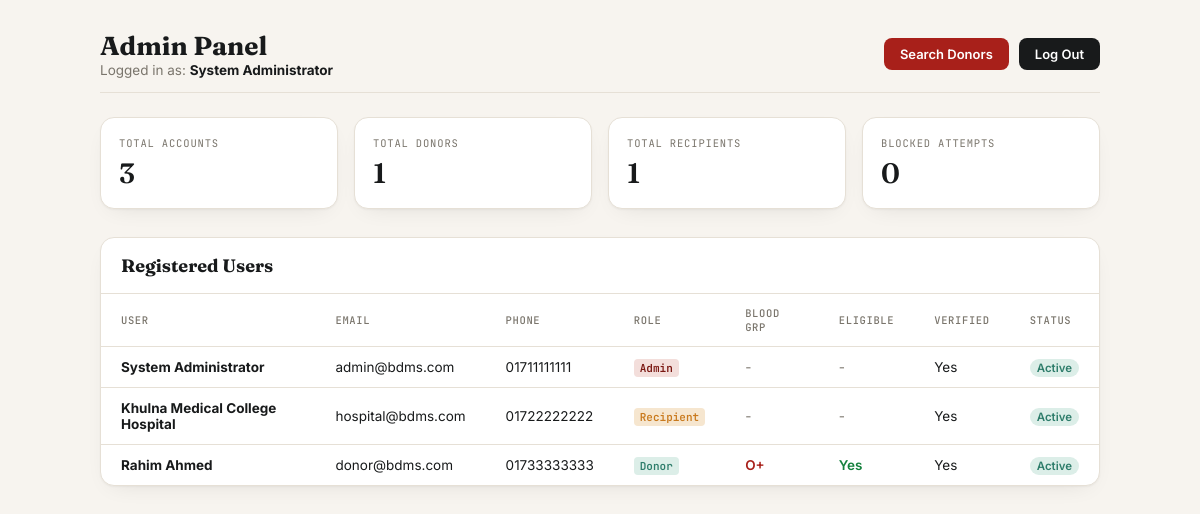
/admin-dashboard.php (signed in), run on the app's committed database.
### tables this page shows
CREATE TABLE IF NOT EXISTS `users` (
  `id` INT AUTO_INCREMENT PRIMARY KEY,
  `full_name` VARCHAR(100) NOT NULL,
  `email` VARCHAR(150) UNIQUE NOT NULL,
  `phone` VARCHAR(20) UNIQUE NOT NULL,
  `password_hash` VARCHAR(255) NOT NULL,
  `role` ENUM('donor', 'recipient', 'admin') DEFAULT 'donor',
  `blood_type` ENUM('A+', 'A-', 'B+', 'B-', 'AB+', 'AB-', 'O+', 'O-') NULL,
  `date_of_birth` DATE NULL,
  `weight_kg` DECIMAL(5,2) NULL,
  `gender` ENUM('male', 'female', 'other') NULL,
  `address` VARCHAR(255) NULL,
  `city` VARCHAR(100) NULL,
  `last_donation_date` DATE NULL,
  `is_verified` TINYINT(1) DEFAULT 0,
  `status` ENUM('active', 'suspended') DEFAULT 'active',
  `created_at` TIMESTAMP DEFAULT CURRENT_TIMESTAMP,
  `updated_at` TIMESTAMP DEFAULT CURRENT_TIMESTAMP ON UPDATE CURRENT_TIMESTAMP
);

### includes/functions.php (called while the page is built, shortened)
<?php
function h($string) {
    return htmlspecialchars($string ?? '', ENT_QUOTES, 'UTF-8');
}

### admin-dashboard.php (the view, shortened to what this page needs)
<?php
require_once __DIR__ . '/config/db.php';
try {
    $stmt = $pdo->prepare("SELECT * FROM users WHERE id = :id LIMIT 1");
    $stmt->execute(['id' => $_SESSION['user_id']]);
    $admin = $stmt->fetch();
    $total_users = $pdo->query("SELECT COUNT(*) FROM users")->fetchColumn();
    $total_donors = $pdo->query("SELECT COUNT(*) FROM users WHERE role = 'donor'")->fetchColumn();
    $total_recipients = $pdo->query("SELECT COUNT(*) FROM users WHERE role = 'recipient'")->fetchColumn();
    $failed_attempts = $pdo->query("SELECT COUNT(*) FROM login_attempts WHERE success = 0")->fetchColumn();
    $stmt_users = $pdo->query("SELECT * FROM users ORDER BY created_at DESC LIMIT 10");
    $users = $stmt_users->fetchAll();
} catch (Exception $e) {
    die("Error loading admin console: " . $e->getMessage());
}
?>
<!DOCTYPE html>
<html lang="en">
<head>
</head>
<body>
<div class="container">
    <div class="header">
        <div>
            <h1>Admin Panel</h1>
            <div class="admin-meta">Logged in as: <strong><?php echo h($admin['full_name']); ?></strong></div>
        </div>
        <div style="display: flex; gap: 10px; align-items: center;">
            <a href="donor-search.php" class="logout-link" style="background: var(--crimson);">Search Donors</a>
            <a href="logout.php" class="logout-link">Log Out</a>
        </div>
    </div>
    <div class="stats-grid">
        <div class="stat-card">
            <div class="label">Total Accounts</div>
            <div class="value"><?php echo $total_users; ?></div>
        </div>
        <div class="stat-card">
            <div class="label">Total Donors</div>
            <div class="value"><?php echo $total_donors; ?></div>
        </div>
        <div class="stat-card">
            <div class="label">Total Recipients</div>
            <div class="value"><?php echo $total_recipients; ?></div>
        </div>
        <div class="stat-card">
            <div class="label">Blocked Attempts</div>
            <div class="value"><?php echo $failed_attempts; ?></div>
        </div>
    </div>
    <div class="section-card">
        <div class="section-header">
            <h2>Registered Users</h2>
        </div>
        <div style="overflow-x: auto;">
            <table>
                <thead>
                    <tr>
                        <th>User</th>
                        <th>Email</th>
                        <th>Phone</th>
                        <th>Role</th>
                        <th>Blood Grp</th>
                        <th>Eligible</th>
                        <th>Verified</th>
                        <th>Status</th>
                    </tr>
                </thead>
                <tbody>
                    <?php if (empty($users)): ?>
                        <tr>
                            <td colspan="6" style="text-align: center; color: var(--muted); padding: 20px;">No registered users found.</td>
                        </tr>
                    <?php else: ?>
                        <?php foreach ($users as $u): ?>
                            <tr>
                                <td><strong><?php echo h($u['full_name']); ?></strong></td>
                                <td><?php echo h($u['email']); ?></td>
                                <td class="mono"><?php echo h($u['phone']); ?></td>
                                <td>
                                    <span class="role-chip role-<?php echo h($u['role']); ?>">
                                        <?php echo ucfirst(h($u['role'])); ?>
                                    </span>
                                </td>
                                <td>
                                    <?php if ($u['role'] === 'donor' && !empty($u['blood_type'])): ?>
                                        <span style="font-weight: 600; color: var(--crimson);"><?php echo h($u['blood_type']); ?></span>
                                    <?php else: ?>
                                        <span style="color: var(--muted);">-</span>
                                    <?php endif; ?>
                                </td>
                                <td>
                                    <?php
                                    if ($u['role'] === 'donor') {
                                        $last_don = $u['last_donation_date'] ?? null;
                                        if ($last_don) {
                                            $next_date = date('Y-m-d', strtotime($last_don . ' + 90 days'));
                                            $today = date('Y-m-d');
                                            echo ($today >= $next_date) ? '<span style="color: #15803d; font-weight: 600;">Yes</span>' : '<span style="color: var(--crimson); font-weight: 600;">No</span>';
                                        } else {
                                            echo '<span style="color: #15803d; font-weight: 600;">Yes</span>';
                                        }
                                    } else {
                                        echo '<span style="color: var(--muted);">-</span>';
                                    }
                                    ?>
                                </td>
                                <td><?php echo $u['is_verified'] ? 'Yes' : 'No'; ?></td>
                                <td>
                                    <span class="status-badge status-<?php echo h($u['status']); ?>">
                                        <?php echo ucfirst(h($u['status'])); ?>
                                    </span>
                                </td>
                            </tr>
                        <?php endforeach; ?>
                    <?php endif; ?>
                </tbody>
            </table>
        </div>
    </div>
</div>
</body>
</html>

### admin-dashboard.php (style rules this page uses)
:root { --ink: #181A1B; --crimson: #A8201A; --crimson-deep: #7A1712; --paper: #F7F4EF; --card: #FFFFFF; --rose: #F3DEDB; --teal: #2E7D6B; --teal-tint: #DCEEE8; --amber: #C97A1E; --amber-tint: #F6E6CF; --line: #E6E0D6; --muted: #7A756C; --radius: 14px; --shadow: 0 1px 2px rgba(24,26,27,0.04), 0 8px 24px -12px rgba(24,26,27,0.12); }
* { box-sizing: border-box; }
body { background: var(--paper); color: var(--ink); font-family: 'Inter', sans-serif; margin: 0; padding: 30px; min-height: 100vh; }
.container { max-width: 1000px; margin: 0 auto; }
.header { display: flex; align-items: center; justify-content: space-between; margin-bottom: 24px; border-bottom: 1px solid var(--line); padding-bottom: 14px; }
h1 { font-family: 'Fraunces', serif; font-size: 26px; margin: 0; }
.admin-meta { font-size: 13.5px; color: var(--muted); }
.admin-meta strong { color: var(--ink); }
.stats-grid { display: grid; grid-template-columns: repeat(4, 1fr); gap: 16px; margin-bottom: 28px; }
.stat-card { background: var(--card); border: 1px solid var(--line); border-radius: var(--radius); padding: 18px; box-shadow: var(--shadow); }
.stat-card .label { font-family: 'JetBrains Mono', monospace; font-size: 10.5px; text-transform: uppercase; letter-spacing: .08em; color: var(--muted); }
.stat-card .value { font-family: 'Fraunces', serif; font-size: 28px; font-weight: 600; margin-top: 6px; }
.section-card { background: var(--card); border: 1px solid var(--line); border-radius: var(--radius); box-shadow: var(--shadow); margin-bottom: 24px; }
.section-header { padding: 16px 20px; border-bottom: 1px solid var(--line); }
.section-header h2 { font-family: 'Fraunces', serif; font-size: 18px; margin: 0; }
table { width: 100%; border-collapse: collapse; }
th { text-align: left; font-family: 'JetBrains Mono', monospace; font-size: 10.5px; text-transform: uppercase; letter-spacing: .06em; color: var(--muted); font-weight: 500; padding: 12px 20px; border-bottom: 1px solid var(--line); }
td { padding: 12px 20px; border-bottom: 1px solid var(--line); font-size: 13.5px; }
tr:last-child td { border-bottom: none; }
.role-chip { font-family: 'JetBrains Mono', monospace; font-size: 11px; font-weight: 600; padding: 2px 6px; border-radius: 4px; }
.role-donor { background: var(--teal-tint); color: var(--teal); }
.role-recipient { background: var(--amber-tint); color: var(--amber); }
.role-admin { background: var(--rose); color: var(--crimson-deep); }
.status-badge { font-size: 11.5px; font-weight: 600; padding: 2px 7px; border-radius: 12px; }
.status-active { background: var(--teal-tint); color: var(--teal); }
.logout-link { display: inline-block; background: var(--ink); color: #fff; border: none; padding: 8px 16px; border-radius: 8px; font-weight: 600; font-size: 13px; text-decoration: none; transition: opacity 0.15s; }

### data on the page
users: full_name "System Administrator", email "admin@bdms.com", phone "01711111111", role "Admin", is_verified "Yes", status "Active"
users: full_name "Khulna Medical College Hospital", email "hospital@bdms.com", phone "01722222222", role "Recipient", is_verified "Yes", status "Active"
users: full_name "Rahim Ahmed", email "donor@bdms.com", phone "01733333333", role "Donor", blood_type "O+", shows "Yes", is_verified "Yes", status "Active"

### other printed values
$total_users "3"
$total_donors "1"
$total_recipients "1"
$failed_attempts "0"
